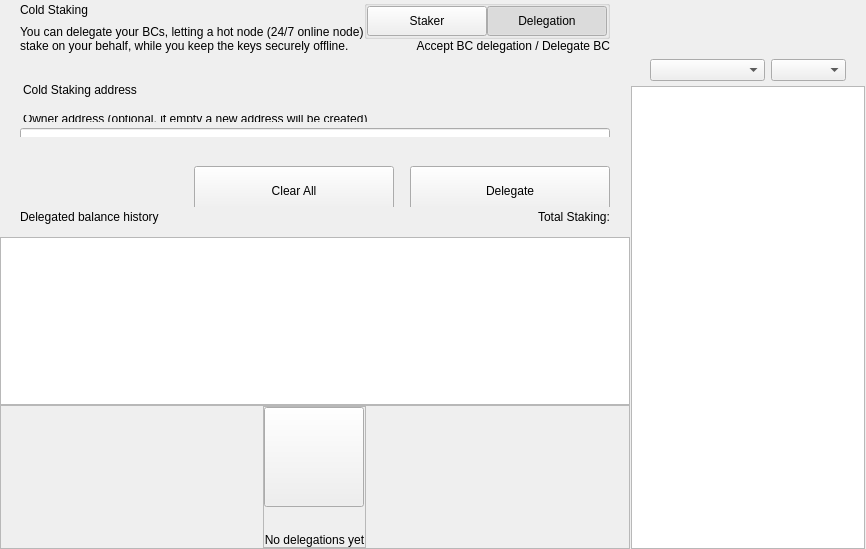
<?xml version="1.0" encoding="UTF-8"?>
<ui version="4.0">
 <class>ColdStakingWidget</class>
 <widget class="QWidget" name="ColdStakingWidget">
  <property name="geometry">
   <rect>
    <x>0</x>
    <y>0</y>
    <width>629</width>
    <height>549</height>
   </rect>
  </property>
  <property name="windowTitle">
   <string>Form</string>
  </property>
  <layout class="QHBoxLayout" name="horizontalLayout_1" stretch="2,1">
   <property name="spacing">
    <number>0</number>
   </property>
   <property name="leftMargin">
    <number>0</number>
   </property>
   <property name="topMargin">
    <number>0</number>
   </property>
   <property name="rightMargin">
    <number>0</number>
   </property>
   <property name="bottomMargin">
    <number>0</number>
   </property>
   <item>
    <widget class="QWidget" name="left" native="true">
     <layout class="QVBoxLayout" name="verticalLayout_3">
      <property name="leftMargin">
       <number>0</number>
      </property>
      <property name="topMargin">
       <number>0</number>
      </property>
      <property name="rightMargin">
       <number>0</number>
      </property>
      <property name="bottomMargin">
       <number>0</number>
      </property>
      <item>
       <layout class="QVBoxLayout" name="verticalLayout_2">
        <property name="spacing">
         <number>0</number>
        </property>
        <item>
         <layout class="QVBoxLayout" name="verticalLayoutTop">
          <property name="spacing">
           <number>0</number>
          </property>
          <property name="leftMargin">
           <number>0</number>
          </property>
          <property name="rightMargin">
           <number>0</number>
          </property>
          <item>
           <widget class="QWidget" name="containerTitle" native="true">
            <property name="sizePolicy">
             <sizepolicy hsizetype="Preferred" vsizetype="Minimum">
              <horstretch>0</horstretch>
              <verstretch>0</verstretch>
             </sizepolicy>
            </property>
            <property name="maximumSize">
             <size>
              <width>16777215</width>
              <height>100</height>
             </size>
            </property>
            <layout class="QHBoxLayout" name="containerTitleLayout">
             <property name="spacing">
              <number>0</number>
             </property>
             <property name="leftMargin">
              <number>20</number>
             </property>
             <property name="topMargin">
              <number>0</number>
             </property>
             <property name="rightMargin">
              <number>20</number>
             </property>
             <property name="bottomMargin">
              <number>0</number>
             </property>
             <item>
              <layout class="QVBoxLayout" name="verticalLayout11">
               <property name="spacing">
                <number>5</number>
               </property>
               <item>
                <widget class="QLabel" name="labelTitle">
                 <property name="text">
                  <string>Cold Staking</string>
                 </property>
                </widget>
               </item>
               <item>
                <widget class="QLabel" name="labelSubtitle1">
                 <property name="maximumSize">
                  <size>
                   <width>16777215</width>
                   <height>16777215</height>
                  </size>
                 </property>
                 <property name="text">
                  <string>You can delegate your BCs, letting a hot node (24/7 online node)
stake on your behalf, while you keep the keys securely offline.</string>
                 </property>
                </widget>
               </item>
              </layout>
             </item>
             <item>
              <spacer name="horizontalSpacer">
               <property name="orientation">
                <enum>Qt::Horizontal</enum>
               </property>
               <property name="sizeHint" stdset="0">
                <size>
                 <width>40</width>
                 <height>20</height>
                </size>
               </property>
              </spacer>
             </item>
             <item>
              <widget class="QWidget" name="containerViewPrivacyChecks" native="true">
               <layout class="QVBoxLayout" name="containerPrivacyChecks">
                <property name="spacing">
                 <number>0</number>
                </property>
                <property name="leftMargin">
                 <number>0</number>
                </property>
                <property name="topMargin">
                 <number>0</number>
                </property>
                <property name="rightMargin">
                 <number>0</number>
                </property>
                <property name="bottomMargin">
                 <number>0</number>
                </property>
                <item alignment="Qt::AlignHCenter|Qt::AlignVCenter">
                 <widget class="QGroupBox" name="groupBox">
                  <property name="title">
                   <string/>
                  </property>
                  <layout class="QHBoxLayout" name="horizontalLayout_2_1">
                   <property name="spacing">
                    <number>0</number>
                   </property>
                   <property name="leftMargin">
                    <number>0</number>
                   </property>
                   <property name="topMargin">
                    <number>0</number>
                   </property>
                   <property name="rightMargin">
                    <number>0</number>
                   </property>
                   <property name="bottomMargin">
                    <number>0</number>
                   </property>
                   <item>
                    <widget class="QPushButton" name="pushLeft">
                     <property name="minimumSize">
                      <size>
                       <width>120</width>
                       <height>30</height>
                      </size>
                     </property>
                     <property name="maximumSize">
                      <size>
                       <width>120</width>
                       <height>30</height>
                      </size>
                     </property>
                     <property name="focusPolicy">
                      <enum>Qt::NoFocus</enum>
                     </property>
                     <property name="text">
                      <string>Staker</string>
                     </property>
                     <property name="checkable">
                      <bool>true</bool>
                     </property>
                     <property name="autoExclusive">
                      <bool>true</bool>
                     </property>
                    </widget>
                   </item>
                   <item>
                    <widget class="QPushButton" name="pushRight">
                     <property name="minimumSize">
                      <size>
                       <width>120</width>
                       <height>30</height>
                      </size>
                     </property>
                     <property name="maximumSize">
                      <size>
                       <width>120</width>
                       <height>30</height>
                      </size>
                     </property>
                     <property name="focusPolicy">
                      <enum>Qt::NoFocus</enum>
                     </property>
                     <property name="text">
                      <string>Delegation</string>
                     </property>
                     <property name="checkable">
                      <bool>true</bool>
                     </property>
                     <property name="checked">
                      <bool>true</bool>
                     </property>
                     <property name="autoExclusive">
                      <bool>true</bool>
                     </property>
                    </widget>
                   </item>
                  </layout>
                 </widget>
                </item>
                <item alignment="Qt::AlignTop">
                 <widget class="QLabel" name="labelSubtitle2">
                  <property name="text">
                   <string>Accept BC delegation / Delegate BC</string>
                  </property>
                  <property name="alignment">
                   <set>Qt::AlignRight|Qt::AlignTrailing|Qt::AlignVCenter</set>
                  </property>
                 </widget>
                </item>
               </layout>
              </widget>
             </item>
            </layout>
           </widget>
          </item>
          <item>
           <spacer name="verticalSpacer_2">
            <property name="orientation">
             <enum>Qt::Vertical</enum>
            </property>
            <property name="sizeType">
             <enum>QSizePolicy::Fixed</enum>
            </property>
            <property name="sizeHint" stdset="0">
             <size>
              <width>20</width>
              <height>30</height>
             </size>
            </property>
           </spacer>
          </item>
          <item>
           <widget class="QWidget" name="containerSend" native="true">
            <property name="minimumSize">
             <size>
              <width>0</width>
              <height>50</height>
             </size>
            </property>
            <layout class="QVBoxLayout" name="containerSendRow">
             <property name="spacing">
              <number>6</number>
             </property>
             <property name="leftMargin">
              <number>0</number>
             </property>
             <property name="topMargin">
              <number>0</number>
             </property>
             <property name="rightMargin">
              <number>0</number>
             </property>
             <property name="bottomMargin">
              <number>0</number>
             </property>
             <item>
              <widget class="QLabel" name="labelEditTitle">
               <property name="maximumSize">
                <size>
                 <width>16777215</width>
                 <height>30</height>
                </size>
               </property>
               <property name="styleSheet">
                <string notr="true">padding-left:20px; padding-bottom:3px;</string>
               </property>
               <property name="text">
                <string>Cold Staking address</string>
               </property>
              </widget>
             </item>
             <item>
              <spacer name="verticalSpacer_6">
               <property name="orientation">
                <enum>Qt::Vertical</enum>
               </property>
               <property name="sizeType">
                <enum>QSizePolicy::Fixed</enum>
               </property>
               <property name="sizeHint" stdset="0">
                <size>
                 <width>20</width>
                 <height>9</height>
                </size>
               </property>
              </spacer>
             </item>
             <item>
              <widget class="QWidget" name="containerOwner" native="true">
               <layout class="QVBoxLayout" name="vContainerOwner">
                <property name="spacing">
                 <number>4</number>
                </property>
                <property name="leftMargin">
                 <number>20</number>
                </property>
                <property name="topMargin">
                 <number>0</number>
                </property>
                <property name="rightMargin">
                 <number>20</number>
                </property>
                <property name="bottomMargin">
                 <number>0</number>
                </property>
                <item>
                 <widget class="QLabel" name="labelSubtitleDescription">
                  <property name="maximumSize">
                   <size>
                    <width>16777215</width>
                    <height>20</height>
                   </size>
                  </property>
                  <property name="styleSheet">
                   <string notr="true">margin-bottom:2px;
                   margin-left:0.05px;
                   padding:0px;</string>
                  </property>
                  <property name="text">
                   <string>Owner address (optional, if empty a new address will be created)</string>
                  </property>
                 </widget>
                </item>
                <item>
                 <widget class="QLineEdit" name="lineEditOwnerAddress">
                  <property name="minimumSize">
                   <size>
                    <width>0</width>
                    <height>50</height>
                   </size>
                  </property>
                  <property name="maximumSize">
                   <size>
                    <width>16777215</width>
                    <height>50</height>
                   </size>
                  </property>
                  <property name="styleSheet">
                   <string notr="true"/>
                  </property>
                  <property name="placeholderText">
                   <string>Enter owner address</string>
                  </property>
                 </widget>
                </item>
               </layout>
              </widget>
             </item>
            </layout>
           </widget>
          </item>
         </layout>
        </item>
        <item>
         <spacer name="verticalSpacer_3">
          <property name="orientation">
           <enum>Qt::Vertical</enum>
          </property>
          <property name="sizeType">
           <enum>QSizePolicy::Minimum</enum>
          </property>
          <property name="sizeHint" stdset="0">
           <size>
            <width>20</width>
            <height>20</height>
           </size>
          </property>
         </spacer>
        </item>
        <item>
         <widget class="QWidget" name="containerBtn" native="true">
          <property name="minimumSize">
           <size>
            <width>0</width>
            <height>50</height>
           </size>
          </property>
          <layout class="QHBoxLayout" name="horizontalLayout">
           <property name="rightMargin">
            <number>20</number>
           </property>
           <item>
            <spacer name="horizontalSpacer_2">
             <property name="orientation">
              <enum>Qt::Horizontal</enum>
             </property>
             <property name="sizeHint" stdset="0">
              <size>
               <width>200</width>
               <height>20</height>
              </size>
             </property>
            </spacer>
           </item>
           <item>
            <layout class="QHBoxLayout" name="horizontalLayout_7">
             <item>
              <spacer name="horizontalSpacer_3">
               <property name="orientation">
                <enum>Qt::Horizontal</enum>
               </property>
               <property name="sizeType">
                <enum>QSizePolicy::Expanding</enum>
               </property>
               <property name="sizeHint" stdset="0">
                <size>
                 <width>40</width>
                 <height>20</height>
                </size>
               </property>
              </spacer>
             </item>
             <item>
              <widget class="QPushButton" name="pushButtonClear">
               <property name="minimumSize">
                <size>
                 <width>200</width>
                 <height>50</height>
                </size>
               </property>
               <property name="focusPolicy">
                <enum>Qt::NoFocus</enum>
               </property>
               <property name="text">
                <string>Clear All</string>
               </property>
              </widget>
             </item>
             <item>
              <spacer name="horizontalSpacer_4">
               <property name="orientation">
                <enum>Qt::Horizontal</enum>
               </property>
               <property name="sizeType">
                <enum>QSizePolicy::Fixed</enum>
               </property>
               <property name="sizeHint" stdset="0">
                <size>
                 <width>10</width>
                 <height>20</height>
                </size>
               </property>
              </spacer>
             </item>
             <item>
              <widget class="QPushButton" name="pushButtonSend">
               <property name="minimumSize">
                <size>
                 <width>200</width>
                 <height>50</height>
                </size>
               </property>
               <property name="maximumSize">
                <size>
                 <width>200</width>
                 <height>50</height>
                </size>
               </property>
               <property name="focusPolicy">
                <enum>Qt::NoFocus</enum>
               </property>
               <property name="text">
                <string>Delegate</string>
               </property>
              </widget>
             </item>
            </layout>
           </item>
          </layout>
         </widget>
        </item>
        <item>
         <widget class="QWidget" name="containerHistoryLabel" native="true">
          <layout class="QHBoxLayout" name="horizontalLayout_4">
           <property name="spacing">
            <number>0</number>
           </property>
           <property name="leftMargin">
            <number>20</number>
           </property>
           <property name="topMargin">
            <number>0</number>
           </property>
           <property name="rightMargin">
            <number>20</number>
           </property>
           <property name="bottomMargin">
            <number>0</number>
           </property>
           <item>
            <widget class="QWidget" name="verticalWidget" native="true">
             <property name="minimumSize">
              <size>
               <width>100</width>
               <height>0</height>
              </size>
             </property>
             <layout class="QVBoxLayout" name="verticalLayout_58">
              <property name="leftMargin">
               <number>0</number>
              </property>
              <property name="topMargin">
               <number>0</number>
              </property>
              <property name="rightMargin">
               <number>0</number>
              </property>
              <property name="bottomMargin">
               <number>0</number>
              </property>
              <item>
               <widget class="QLabel" name="labelListHistory">
                <property name="text">
                 <string>Delegated balance history</string>
                </property>
               </widget>
              </item>
             </layout>
            </widget>
           </item>
           <item>
            <spacer name="horizontalSpacer_5">
             <property name="orientation">
              <enum>Qt::Horizontal</enum>
             </property>
             <property name="sizeHint" stdset="0">
              <size>
               <width>40</width>
               <height>20</height>
              </size>
             </property>
            </spacer>
           </item>
           <item>
            <widget class="QLabel" name="labelStakingTotal">
             <property name="text">
              <string>Total Staking:</string>
             </property>
            </widget>
           </item>
          </layout>
         </widget>
        </item>
        <item>
         <layout class="QVBoxLayout" name="verticalLayout_64">
          <property name="spacing">
           <number>0</number>
          </property>
          <item>
           <spacer name="verticalSpacer_44">
            <property name="orientation">
             <enum>Qt::Vertical</enum>
            </property>
            <property name="sizeType">
             <enum>QSizePolicy::Fixed</enum>
            </property>
            <property name="sizeHint" stdset="0">
             <size>
              <width>20</width>
              <height>10</height>
             </size>
            </property>
           </spacer>
          </item>
          <item>
           <widget class="QListView" name="listView">
            <property name="enabled">
             <bool>true</bool>
            </property>
            <property name="mouseTracking">
             <bool>true</bool>
            </property>
           </widget>
          </item>
          <item>
           <widget class="QFrame" name="emptyContainer">
            <property name="minimumSize">
             <size>
              <width>0</width>
              <height>100</height>
             </size>
            </property>
            <property name="frameShape">
             <enum>QFrame::StyledPanel</enum>
            </property>
            <property name="frameShadow">
             <enum>QFrame::Raised</enum>
            </property>
            <layout class="QVBoxLayout" name="verticalLayout_71" stretch="1,8">
             <property name="spacing">
              <number>0</number>
             </property>
             <property name="leftMargin">
              <number>0</number>
             </property>
             <property name="topMargin">
              <number>0</number>
             </property>
             <property name="rightMargin">
              <number>0</number>
             </property>
             <property name="bottomMargin">
              <number>0</number>
             </property>
             <item>
              <spacer name="verticalSpacer">
               <property name="orientation">
                <enum>Qt::Vertical</enum>
               </property>
               <property name="sizeHint" stdset="0">
                <size>
                 <width>20</width>
                 <height>20</height>
                </size>
               </property>
              </spacer>
             </item>
             <item alignment="Qt::AlignHCenter|Qt::AlignVCenter">
              <widget class="QFrame" name="emptyScreen">
               <property name="sizePolicy">
                <sizepolicy hsizetype="Expanding" vsizetype="Expanding">
                 <horstretch>0</horstretch>
                 <verstretch>0</verstretch>
                </sizepolicy>
               </property>
               <property name="frameShape">
                <enum>QFrame::StyledPanel</enum>
               </property>
               <property name="frameShadow">
                <enum>QFrame::Raised</enum>
               </property>
               <layout class="QVBoxLayout" name="verticalLayout">
                <property name="spacing">
                 <number>30</number>
                </property>
                <property name="leftMargin">
                 <number>0</number>
                </property>
                <property name="topMargin">
                 <number>0</number>
                </property>
                <property name="rightMargin">
                 <number>0</number>
                </property>
                <property name="bottomMargin">
                 <number>0</number>
                </property>
                <item alignment="Qt::AlignHCenter|Qt::AlignVCenter">
                 <widget class="QPushButton" name="pushImgEmpty">
                  <property name="minimumSize">
                   <size>
                    <width>100</width>
                    <height>100</height>
                   </size>
                  </property>
                  <property name="maximumSize">
                   <size>
                    <width>100</width>
                    <height>100</height>
                   </size>
                  </property>
                  <property name="focusPolicy">
                   <enum>Qt::NoFocus</enum>
                  </property>
                  <property name="text">
                   <string/>
                  </property>
                  <property name="iconSize">
                   <size>
                    <width>100</width>
                    <height>100</height>
                   </size>
                  </property>
                 </widget>
                </item>
                <item alignment="Qt::AlignHCenter|Qt::AlignVCenter">
                 <widget class="QLabel" name="labelEmpty">
                  <property name="styleSheet">
                   <string notr="true"/>
                  </property>
                  <property name="text">
                   <string>No delegations yet</string>
                  </property>
                  <property name="alignment">
                   <set>Qt::AlignCenter</set>
                  </property>
                 </widget>
                </item>
               </layout>
              </widget>
             </item>
            </layout>
           </widget>
          </item>
         </layout>
        </item>
       </layout>
      </item>
     </layout>
    </widget>
   </item>
   <item>
    <widget class="QWidget" name="right" native="true">
     <layout class="QVBoxLayout" name="rightContainer">
      <property name="spacing">
       <number>0</number>
      </property>
      <property name="leftMargin">
       <number>1</number>
      </property>
      <property name="topMargin">
       <number>0</number>
      </property>
      <property name="rightMargin">
       <number>1</number>
      </property>
      <property name="bottomMargin">
       <number>0</number>
      </property>
      <item>
       <widget class="QWidget" name="containerRightButtons" native="true">
        <property name="minimumSize">
         <size>
          <width>0</width>
          <height>50</height>
         </size>
        </property>
        <layout class="QVBoxLayout" name="verticalLayout_4">
         <property name="leftMargin">
          <number>19</number>
         </property>
         <property name="topMargin">
          <number>0</number>
         </property>
         <property name="rightMargin">
          <number>19</number>
         </property>
         <property name="bottomMargin">
          <number>0</number>
         </property>
         <item>
          <widget class="OptionButton" name="btnCoinControl" native="true">
           <property name="minimumSize">
            <size>
             <width>0</width>
             <height>0</height>
            </size>
           </property>
          </widget>
         </item>
         <item>
          <widget class="OptionButton" name="btnColdStaking" native="true"/>
         </item>
         <item>
          <widget class="OptionButton" name="btnMyStakingAddresses" native="true">
           <property name="sizePolicy">
            <sizepolicy hsizetype="Preferred" vsizetype="Minimum">
             <horstretch>0</horstretch>
             <verstretch>0</verstretch>
            </sizepolicy>
           </property>
          </widget>
         </item>
        </layout>
       </widget>
      </item>
      <item>
       <widget class="QWidget" name="sortWidget" native="true">
        <layout class="QHBoxLayout" name="horizontalLayout_6">
         <property name="leftMargin">
          <number>19</number>
         </property>
         <property name="rightMargin">
          <number>19</number>
         </property>
         <property name="bottomMargin">
          <number>5</number>
         </property>
         <item>
          <spacer name="horizontalSpacer_6">
           <property name="orientation">
            <enum>Qt::Horizontal</enum>
           </property>
           <property name="sizeHint" stdset="0">
            <size>
             <width>40</width>
             <height>20</height>
            </size>
           </property>
          </spacer>
         </item>
         <item>
          <widget class="QComboBox" name="comboBoxSort">
           <property name="sizePolicy">
            <sizepolicy hsizetype="Preferred" vsizetype="Fixed">
             <horstretch>0</horstretch>
             <verstretch>0</verstretch>
            </sizepolicy>
           </property>
           <property name="minimumSize">
            <size>
             <width>115</width>
             <height>0</height>
            </size>
           </property>
          </widget>
         </item>
         <item>
          <widget class="QComboBox" name="comboBoxSortOrder">
           <property name="sizePolicy">
            <sizepolicy hsizetype="Preferred" vsizetype="Fixed">
             <horstretch>0</horstretch>
             <verstretch>0</verstretch>
            </sizepolicy>
           </property>
           <property name="minimumSize">
            <size>
             <width>75</width>
             <height>0</height>
            </size>
           </property>
          </widget>
         </item>
        </layout>
       </widget>
      </item>
      <item>
       <widget class="QListView" name="listViewStakingAddress">
        <property name="enabled">
         <bool>true</bool>
        </property>
        <property name="mouseTracking">
         <bool>true</bool>
        </property>
       </widget>
      </item>
     </layout>
    </widget>
   </item>
  </layout>
 </widget>
 <customwidgets>
  <customwidget>
   <class>OptionButton</class>
   <extends>QWidget</extends>
   <header>qt/bitcrore_coin/optionbutton.h</header>
   <container>1</container>
  </customwidget>
 </customwidgets>
 <resources/>
 <connections/>
</ui>
